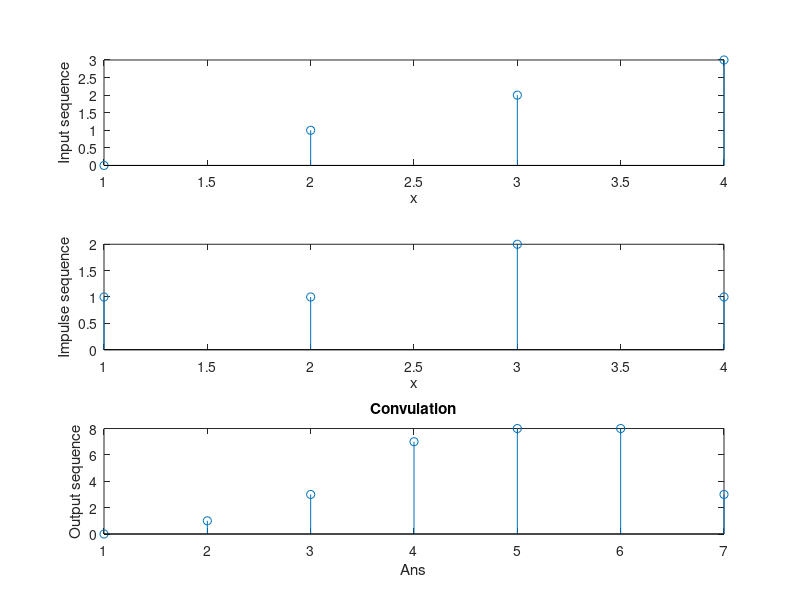

This figure's MATLAB source:
%Convulation between two sequence

clc;
clear all;
close all;

x = [0 1 2 3];
h = [1 1 2 1];

arr = [];

for i = 1:length(x)
    temp  = h.*x(i);
    arr = [arr;temp];
end

[row, col] = size(arr);
sumRC = row+col;
sum = 0;
k = 2;
ans = [];

while(k<=sumRC)
    for i = 1:row
        for j = 1:col
            if(i+j==k)
                sum=sum+arr(i,j);
            end
        end
    end
    ans=[ans sum]
    sum=0;
    k=k+1;
end

disp(ans);

subplot(3,1,1);
stem(x);
xlabel('x');
ylabel('Input sequence');

subplot(3,1,2)
stem(h);
xlabel('x');
ylabel('Impulse sequence')

subplot(3,1,3);
stem(ans);
xlabel('Ans');
ylabel('Output sequence');
title('Convulation');
